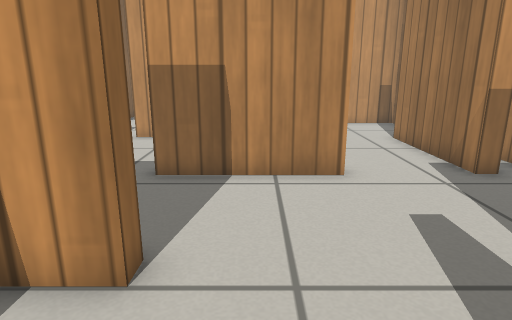
View 1 (above)

24 first-person views from a walk through a world built for the Gazebo simulator. The camera is 0.61 m above the floor, tilts 14° down and sees 75° across. The floor is counted in squares, 0.25 m on a side. Each view is taken from the middle of a square. On the plan, view 1 faces up. The plan holds only what a view shows up to about 20 squares ahead; the rest is blank. Gazebo's built-in surfaces are drawn with simple patterns.

View 2
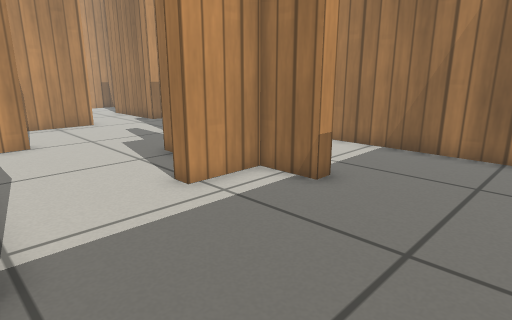

View 3
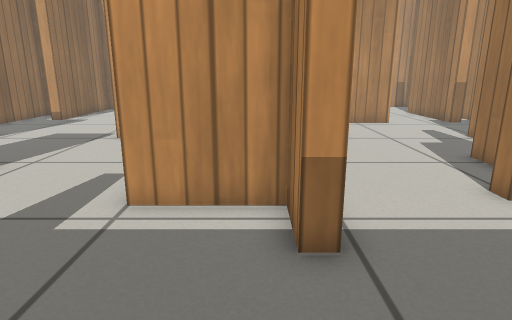

View 4
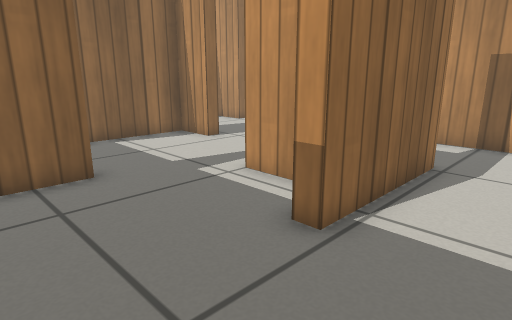

View 5
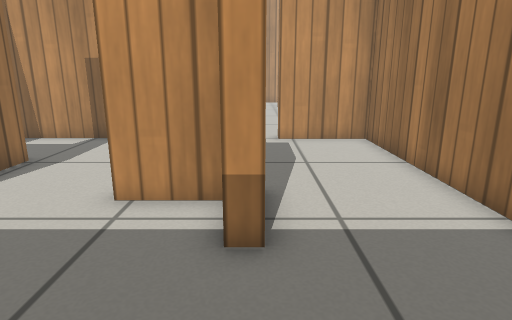

View 6
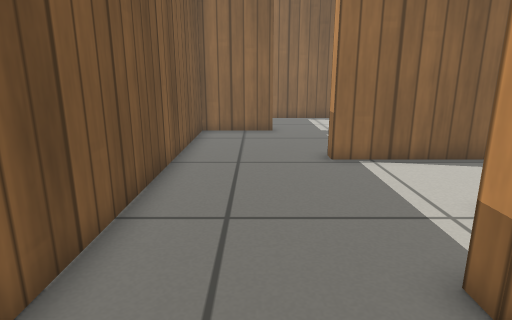

View 7
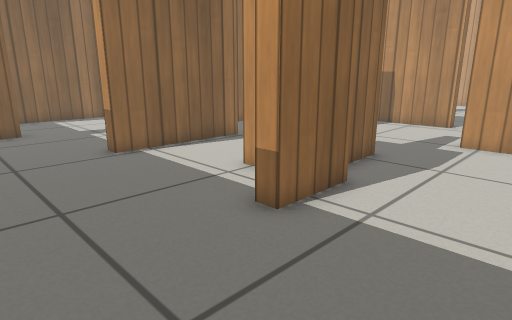

View 8
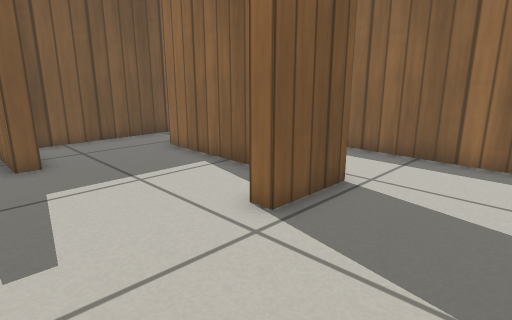

View 9
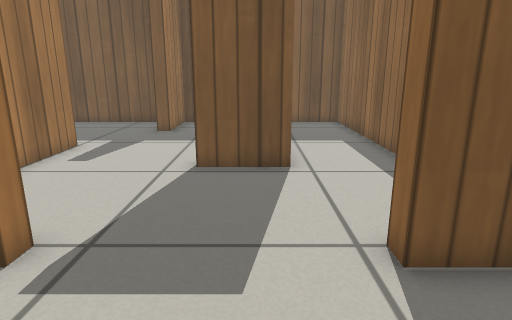

View 10
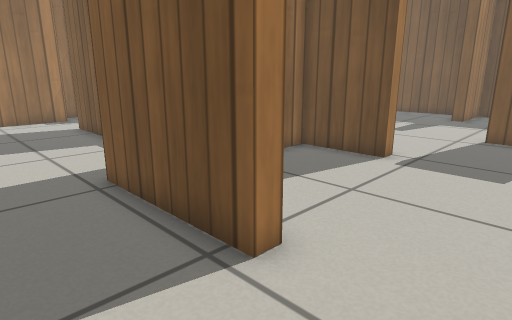

View 11
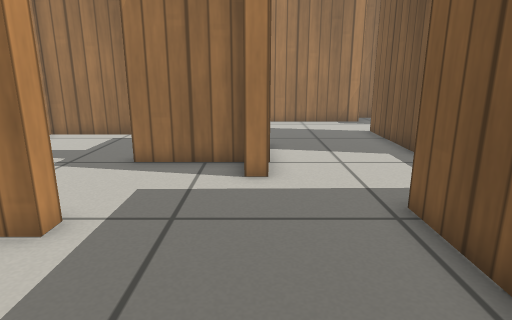

View 12
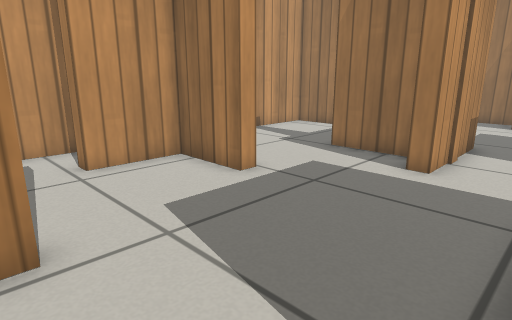

View 13
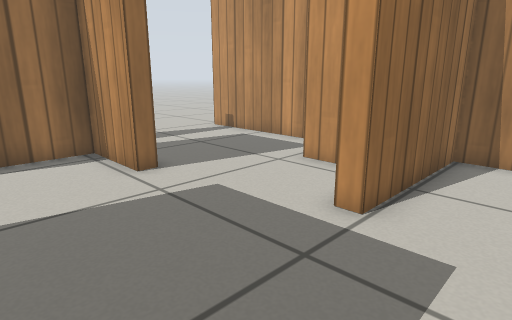

View 14
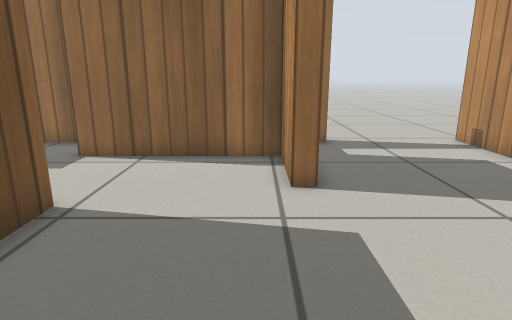

View 15
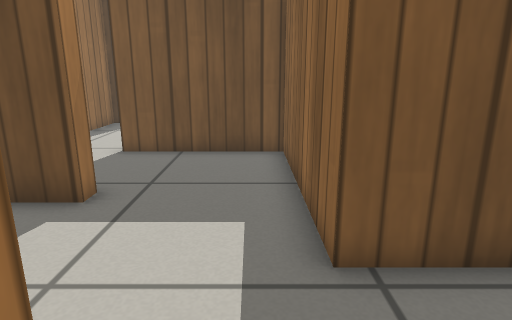

View 16
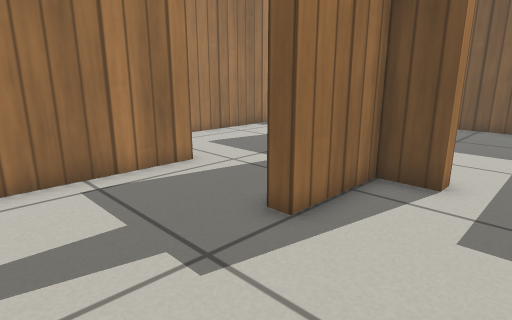

View 17
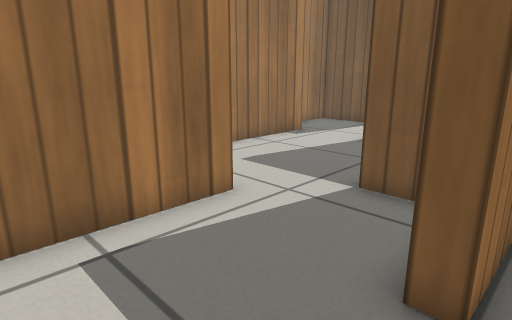

View 18
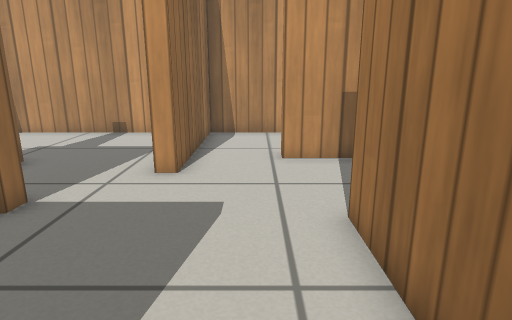

View 19
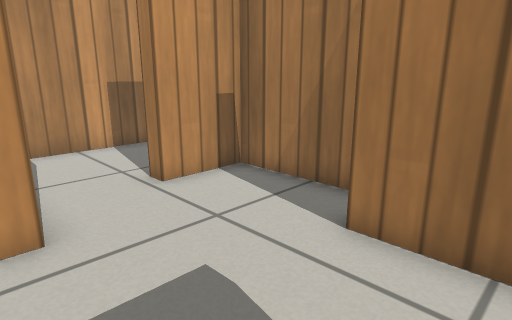

View 20
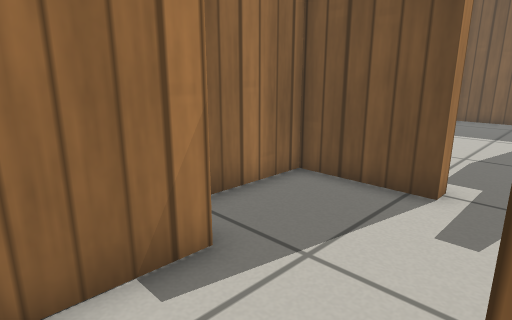

View 21
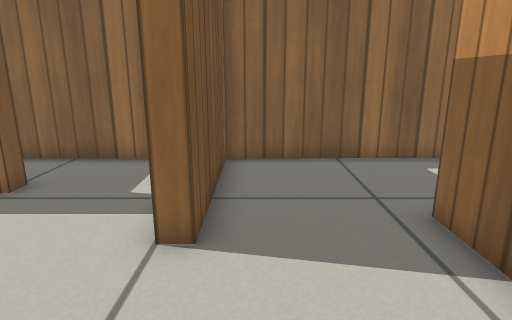

View 22
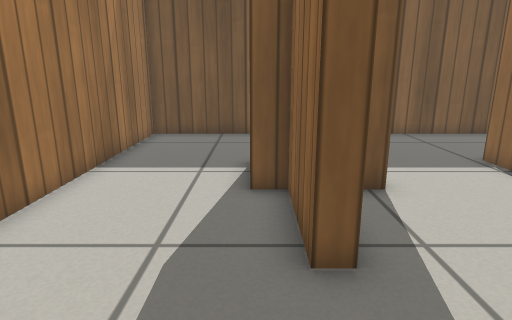

View 23
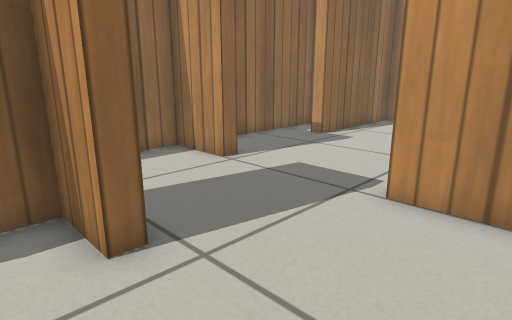

View 24
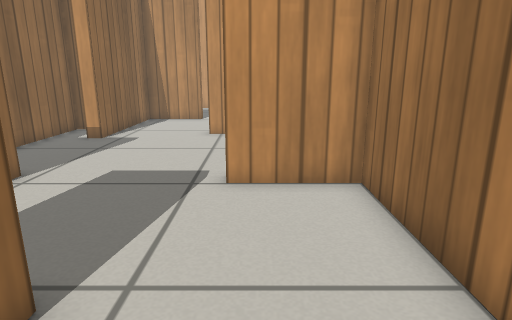

### Floor plan
Points are (right, up) in squares from view 1. A wall is a line through its corners. A room is listed if a view was taken in it or the views show most of it. See-through windows are left out.
Room 1 (views 1, 2, 3, 4, 5, 6, 7, 22)
walls: (0.1, -3.6) (0.1, -3) (1.7, -3) (1.7, 0.1) (2.3, 0.1) (2.3, -3) (3.1, -3) (3.1, -5.6) (2.5, -5.6) (2.5, -3.6) (0.1, -3.6); (-4.5, -0.3) (-3.8, -0.3) (-3.8, -5.6) (-4.4, -5.6) (-4.4, -3.9) (-7.5, -3.9); (-1.5, 4.1) (-1.5, 3.5) (-4.5, 3.5); (-9.5, -7.2) (-9.5, -10.5) (7.5, -10.5) (7.4, 3.3) (3.9, 3.3) (3.9, 3.9)
ways out: opening at (-8.7, -6) to room 2; opening at (1, 4) to room 5; opening at (-4, 1.5) to room 6
Room 2 (views 8, 23, 24)
walls: (-15, -0.9) (-12.3, -0.9) (-12.3, -1.5) (-14.3, -1.5) (-14.3, -7.9); (-7.5, -3.9) (-7.5, 3.5) (-10.7, 3.5); (-15.9, 3.5) (-18.5, 3.5) (-18.5, -10.5) (-10.1, -10.5) (-10.1, -7.2) (-9.5, -7.2)
ways out: opening at (-8.7, -6) to room 1; opening at (-13, 4) to room 3
Room 3 (views 9, 12)
walls: (-11.3, 10.5) (-12, 10.5) (-12, 11.1); (-10.7, 3.5) (-10.7, 4.1) (-7.5, 4.1) (-7.5, 5.2); (-17.4, 4.1) (-15.9, 4.1) (-15.9, 3.5); (-16.3, 11.6) (-16.3, 9.4) (-16.9, 9.4)
ways out: opening at (-13, 4) to room 2; opening at (-14, 11) to room 4; opening at (-16.5, 7) to room 8
Room 4 (views 10, 11)
walls: (-13.2, 16.5) (-13.2, 15.8) (-16.3, 15.8) (-16.3, 11.6); (-8.2, 17.4) (-8.2, 20.2) (-11.1, 20.2) (-11.1, 20.9); (-12, 11.1) (-8.5, 11.1); (-10.5, 22.9) (-19.1, 22.9)
ways out: opening at (-14, 11) to room 3; opening at (-8, 14.5) to room 5; opening at (-19, 20)
Room 5 (views 13, 14, 15, 16, 17, 18, 19, 20, 21)
walls: (-1.9, 14.3) (-0.6, 14.3) (-0.6, 13.7) (-5, 13.7) (-5, 14.3) (-3.5, 14.3) (-3.5, 17.6) (-2.9, 17.6); (-2.6, 8.7) (2.3, 8.7) (2.3, 8.2) (-2.6, 8.2) (-2.6, 8.7); (2, 17.4) (2, 16.4) (1.4, 16.4) (1.4, 22.9) (-7.6, 22.9) (-7.6, 17.4) (-8.2, 17.4); (-8.5, 11.1) (-7, 11.1) (-6.9, 4.1) (-1.5, 4.1); (5.6, 8.2) (5.6, 13.6); (7.4, 13.9) (7.4, 18) (4.8, 18); (3.9, 3.9) (5.5, 3.9)
ways out: opening at (1, 4) to room 1; opening at (-8, 14.5) to room 4; opening at (6, 6.5) to room 7; opening at (3.5, 18)
Room 6 (no view inside)
walls: (-6.9, 2.9) (-6.8, -2.1); (-4.5, 3.5) (-6.5, 3.5)
ways out: opening at (-4, 1.5) to room 1
Room 7 (no view inside)
walls: (6.4, 8.2) (5.6, 8.2); (5.5, 3.9) (7.4, 3.9) (7.4, 10.2)
ways out: opening at (6, 6.5) to room 5
Room 8 (no view inside)
walls: (-18, 11.8) (-18.5, 11.8) (-18.5, 6.4)
ways out: opening at (-16.5, 7) to room 3

Positions as (right, up) in squares from view 1, and headings:
1: (0, 0), facing up
2: (-4, -10), facing up-right
3: (-5, -10), facing up
4: (-1, -10), facing up-left
5: (3, -10), facing up
6: (6, -8), facing left
7: (7, -10), facing up-left
8: (-8, 3), facing down-left
9: (-14, 8), facing down
10: (-15, 14), facing down-right
11: (-13, 14), facing right
12: (-14, 11), facing up-right
13: (-5, 12), facing up-left
14: (-6, 15), facing left
15: (-6, 15), facing down
16: (-7, 22), facing down-right
17: (-4, 21), facing down-right
18: (4, 8), facing up
19: (1, 11), facing up-right
20: (2, 11), facing down-right
21: (3, 5), facing left
22: (3, 4), facing down
23: (-8, -3), facing up-left
24: (-10, -4), facing up
